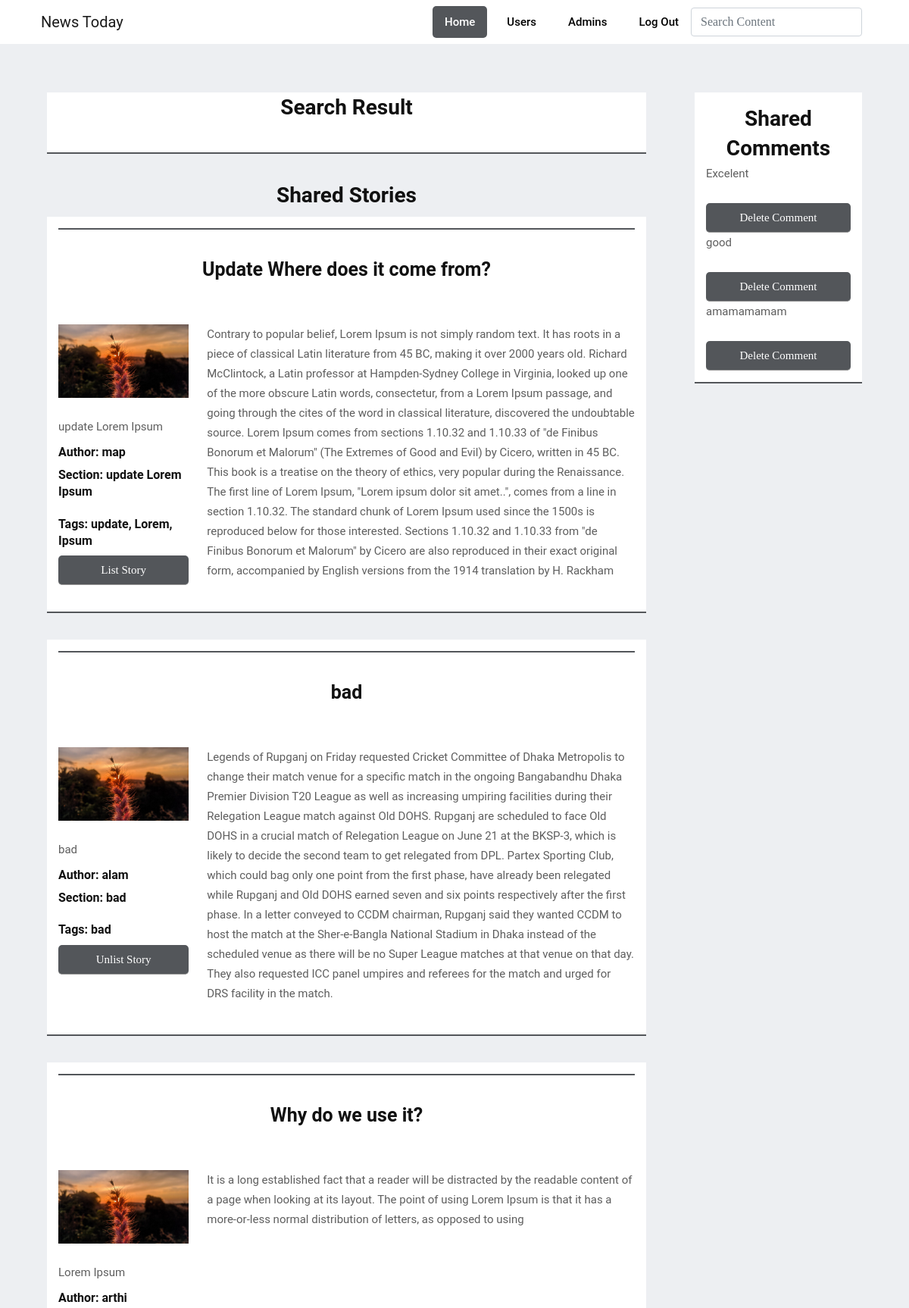
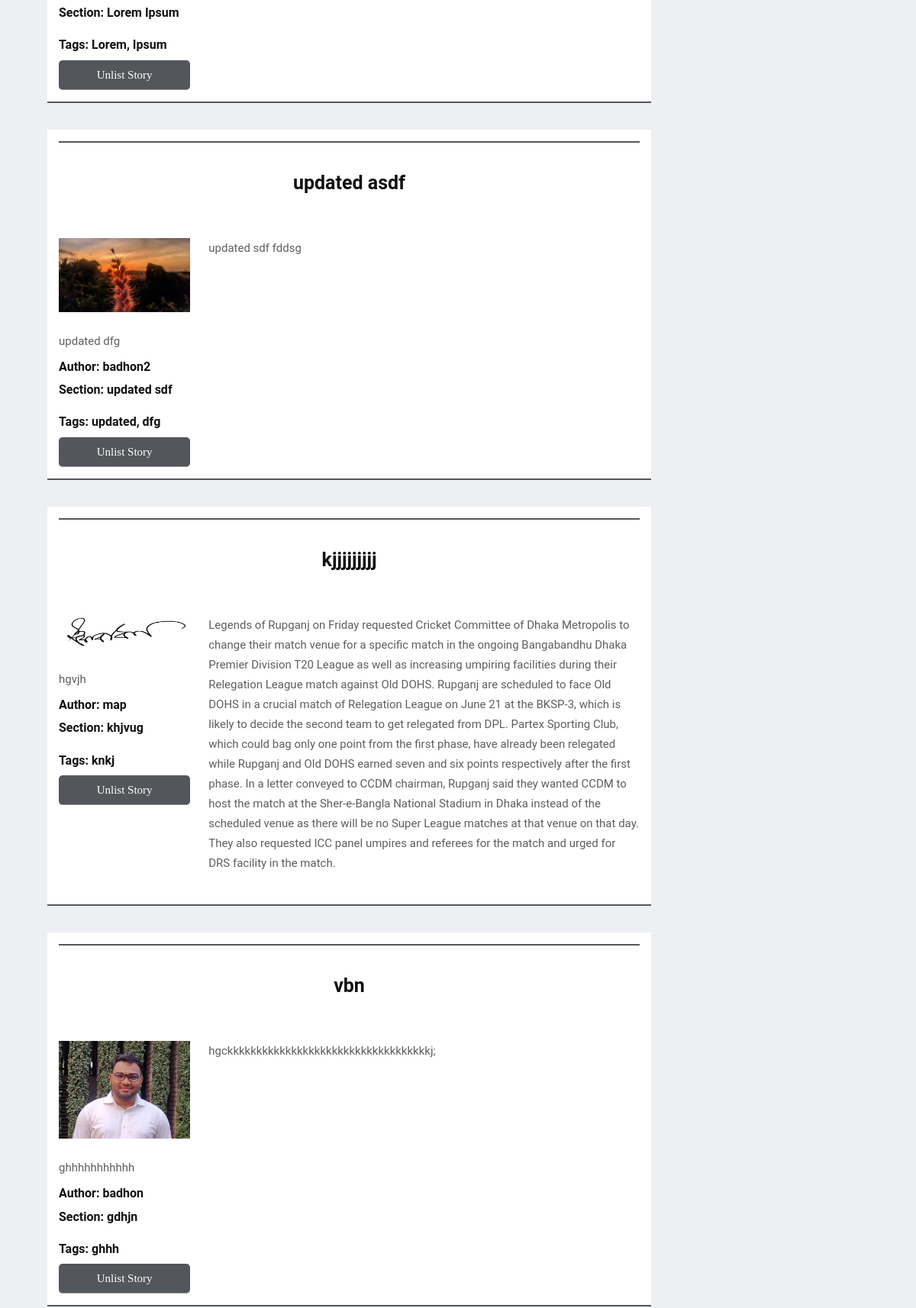
Page /admin/dashboard.php (signed in, upper part) on the committed database (2 pictures, top to bottom).
### tables this page shows
CREATE TABLE `posts` (
  `p_id` int(11) NOT NULL,
  `p_title` text NOT NULL,
  `p_image` text NOT NULL,
  `p_caption` text NOT NULL,
  `p_tag` text NOT NULL,
  `p_author` int(11) NOT NULL,
  `p_body` longtext NOT NULL,
  `p_section` text NOT NULL,
  `p_status` int(11) NOT NULL
);

CREATE TABLE `users` (
  `u_id` int(11) NOT NULL,
  `u_name` varchar(20) NOT NULL,
  `u_image` varchar(255) NOT NULL,
  `u_email` varchar(255) NOT NULL,
  `u_password` varchar(255) NOT NULL,
  `u_phone` int(11) NOT NULL,
  `u_dob` date NOT NULL,
  `u_gender` varchar(10) NOT NULL,
  `u_status` int(11) NOT NULL
);

CREATE TABLE `comment` (
  `cmnt_id` int(11) NOT NULL,
  `cmnt_author` int(11) NOT NULL,
  `cmnt_desc` text NOT NULL,
  `cmnt_post` int(11) NOT NULL
);

### admin/dashboard.php (the view, shortened to what this page needs)
<?php
    include "inc/connection.php";
?>
<!DOCTYPE html>
<html lang="en">
    <link href="https://cdn.jsdelivr.net/npm/bootstrap@5.0.1/dist/css/bootstrap.min.css" rel="stylesheet">
    <link href="css/font-awesome.min.css" rel="stylesheet">
    <link href="../css/style.css" rel="stylesheet">
</head>
<body>
    <header>
        <div class="container-fluid">
            <div class="row">
                <div class="col-md-12">
                    <nav class="navbar navbar-expand-lg navbar-light">
                        <div class="container">
                            <a class="navbar-brand" href="#">News Today</a>
                            <div class="collapse navbar-collapse" id="navbarSupportedContent">
                                <ul class="navbar-nav ms-auto mb-2 mb-lg-0">
                                    <li class="nav-item">
                                        <a class="nav-link active" href="dashboard.php">Home</a>
                                    </li>
                                    <li class="nav-item">
                                        <a class="nav-link" href="users.php">Users</a>
                                    </li>
                                    <li class="nav-item">
                                        <a class="nav-link" href="admins.php">Admins</a>
                                    </li>
                                    <li class="nav-item">
                                        <a class="nav-link" href="admin_logout.php">Log Out</a>
                                    </li>
                                </ul>
                                <form class="d-flex">
                                    <input class="form-control me-2" type="text" placeholder="Search Content" aria-label="Search" id="search">
                                </form>
                            </div>
                        </div>
                    </nav>
                </div>
            </div>
        </div>
    </header>
    <section class="section lb">
        <div class="container">
            <div class="row">
                <div class="col-lg-9 col-md-9 col-sm-12 col-xs-12">
                    <div class="page-wrapper">
                        <div class="sarea">
                            <h3>Search Result</h3>
                        </div>
                        <h3>Shared Stories</h3>
                        <div class="blog-custom-build">
                        <?php
                            $query6 = "SELECT * FROM posts ORDER BY p_id DESC";
                            $all_posts = mysqli_query($db,$query6);
                            while ($row = mysqli_fetch_assoc($all_posts)) {
                                $p_title        = $row['p_title'];
                                $p_image        = $row['p_image'];
                                $p_caption      = $row['p_caption'];
                                $p_author       = $row['p_author'];
                                $p_body         = $row['p_body'];
                                $p_section      = $row['p_section'];
                                $p_tag          = $row['p_tag'];
                                $p_status       = $row['p_status'];
                            ?>
                            <div class="story-area">
                                <div class="title">
                                    <h4><?php echo $p_title;?></h4>
                                </div>
                                <div class="row">
                                    <div class="col-lg-3 col-md-3 col-sm-5 col-xs-5">
                                        <div class="story-img">
                                            <img src="../<?php echo $p_image;?>" alt="" class="img-fluid">
                                        </div>
                                        <div class="story-cap">
                                            <p><?php echo $p_caption;?></p>
                                        </div>
                                            <div class="story-info">
                                            <div class="story-author">
                                                <?php
                                                    $query = "SELECT * FROM users WHERE u_id='".$p_author."'";
                                                    $user = mysqli_query($db,$query);
                                                    while ($row = mysqli_fetch_assoc($user)) {
                                                        $p_name = $row['u_name'];
                                                    }
                                                ?>
                                                <h6>Author: <?php echo $p_name;?></h6>
                                            </div>
                                            <div class="story-section">
                                                <h6>Section: <?php echo $p_section;?></h6>
                                            </div>
                                            <div class="story-tag">
                                                <h6>Tags: <?php echo $p_tag;?></h6>
                                            </div>
                                        <div> <?php
                                        if ($p_status != 0) { ?>
                                            <form action="admin_config.php" method="post">
                                                <input type="submit" class="Link" name="story-unlist" value="Unlist Story">
                                            </form> <?php }
                                            else { ?>
                                                <form action="admin_config.php" method="post">
                                                <input type="submit" class="Link" name="story-list" value="List Story">
                                            </form>
                                           <?php } ?>
                                        </div>
                                    </div>
                                    </div>
                                    <div class="col-lg-9 col-md-9 col-sm-7 col-xs-7">
                                        <div class="">
                                            <p><?php echo $p_body;?></p>
                                        </div>
                                    </div>
                                </div>
                            </div>
                            <?php
                            }?>
                        </div>
                    </div>
                </div>
                <div class="col-lg-3 col-md-3 col-sm-12 col-xs-12">
                    <div class="page-wrapper">
                        <div class="area">
                            <h3>Shared Comments</h3>
                            <?php
                            $query = "SELECT * FROM comment ORDER BY cmnt_id DESC";
                            $cmnt = mysqli_query($db,$query);
                            while ($row = mysqli_fetch_assoc($cmnt)) {
                                $cmnt_desc = $row["cmnt_desc"];
                                ?>
                                <div class="cmnt-desc">
                                    <p><?php echo $cmnt_desc; ?></p>
                                    <div>
                                        <form action="admin_config.php" method="post">
                                            <input type="submit" class="Link" name="del-cmnt" value="Delete Comment">
                                        </form>
                                    </div>
                                </div>
                            <?php } ?>
                        </div>
                    </div>
                </div>
            </div>
        </div>
    </section>
</body>
</html>

### css/style.css (style rules this page uses)
body { font-size: 15px; line-height: 26px; background-color: #ffffff; font-family: 'Roboto', serif; }
h1, h2, h3, h4, h5, h6 { font-weight: 700; line-height: 1.4; color: #111111; }
.link, input { padding: 4px 15px; cursor: pointer; border-radius: 5px; background: #53565A; color: #fff; }
body, p { color: #5e5e5e; }
p { margin-bottom: 26px; font-size: 15px; line-height: 26px; }
a { text-decoration: none !important; }
section { background-color: #edeff2; }
.navbar-inverse .navbar-nav .nav-link, .navbar-nav .nav-link { font-size: 15px; font-weight: 500; line-height: 1; padding: 0.9rem 0 0.8rem; text-transform: capitalize; color: #121212; }
.navbar-nav { margin: 0; }
.navbar-light .navbar-nav .nav-link.active, .navbar-light .navbar-nav .show>.nav-link { background: #53565A; color: #fff; border-radius: 5px; }
.navbar-light .navbar-nav .nav-link { color: #000; font-weight: 500; }
.navbar-expand-lg .navbar-nav .nav-link { padding-right: 1rem; padding-left: 1rem; margin-left: 10px; }
input { width: 100%; display: block; border: none; border-bottom: 1px solid #999; padding: 6px 30px; font-family: Poppins; box-sizing: border-box; }
.section { padding: 4rem 0; }
.section.lb { background-color: #edeff2; }
.story-area, .login-area, .share-sidebar, .area { margin-bottom: 35px; padding: 15px; background: #fff; border-bottom: 2px solid #53565A; }
.sarea { display: grid; margin: 0 auto 35px; background: #fff; border-bottom: 2px solid #53565A; }
.area h3, .sarea h3, .story-area h2 { margin: 0 auto; text-align: center; }
.title { border-top: 2px solid #53565A; margin: 0 auto; padding: 25px 0; }
.title h4 { margin: 10px auto 30px; text-align: center; font-size: 25px; }
.page-wrapper, .share-sidebar, .sidebar { padding: 0 20px; }
.page-wrapper h3, .share-sidebar h3, .sidebar h3 { text-align: center; }
.story-img { margin-bottom: 15px; }
.story-cap p { margin: 25px 0 10px; }
.story-tag { margin: 20px 0 5px; }

### rows in the picture
posts: p_title "Update Where does it come from?", p_image (picture), p_caption "update Lorem Ipsum", users.u_name "map", p_section "update Lorem Ipsum", p_tag "update, Lorem, Ipsum", p_body "Contrary to popular belief, Lorem Ipsum is not simply random text. It has roots in a piece of classical Latin literature from 45 BC, making it over 2000 years old. Richard McClintock, a Latin professor at Hampden-Sydney College in Virginia, looked up one of the more obscure Latin words, consectetur, from a Lorem Ipsum passage, and going through the cites of the word in classical literature, discovered the undoubtable source. Lorem Ipsum comes from sections 1.10.32 and 1.10.33 of \"de Finibus Bonorum et Malorum\" (The Extremes of Good and Evil) by Cicero, written in 45 BC. This book is a treatise on the theory of ethics, very popular during the Renaissance. The first line of Lorem Ipsum,…"
posts: p_title "bad", p_image (picture), p_caption "bad", users.u_name "alam", p_section "bad", p_tag "bad", p_body "Legends of Rupganj on Friday requested Cricket Committee of Dhaka Metropolis to change their match venue for a specific match in the ongoing Bangabandhu Dhaka Premier Division T20 League as well as increasing umpiring facilities during their Relegation League match against Old DOHS. Rupganj are scheduled to face Old DOHS in a crucial match of Relegation League on June 21 at the BKSP-3, which is likely to decide the second team to get relegated from DPL. Partex Sporting Club, which could bag only one point from the first phase, have already been relegated while Rupganj and Old DOHS earned seven and six points respectively after the first phase. In a letter conveyed to CCDM chairman, Rupganj…"
posts: p_title "Why do we use it?", p_image (picture), p_caption "Lorem Ipsum", users.u_name "arthi", p_section "Lorem Ipsum", p_tag "Lorem, Ipsum", p_body "It is a long established fact that a reader will be distracted by the readable content of a page when looking at its layout. The point of using Lorem Ipsum is that it has a more-or-less normal distribution of letters, as opposed to using"
posts: p_title "updated asdf", p_image (picture), p_caption "updated dfg", users.u_name "badhon2", p_section "updated sdf", p_tag "updated, dfg", p_body "updated sdf fddsg"
posts: p_title "kjjjjjjjjj", p_image (picture), p_caption "hgvjh", users.u_name "map", p_section "khjvug", p_tag "knkj", p_body "Legends of Rupganj on Friday requested Cricket Committee of Dhaka Metropolis to change their match venue for a specific match in the ongoing Bangabandhu Dhaka Premier Division T20 League as well as increasing umpiring facilities during their Relegation League match against Old DOHS. Rupganj are scheduled to face Old DOHS in a crucial match of Relegation League on June 21 at the BKSP-3, which is likely to decide the second team to get relegated from DPL. Partex Sporting Club, which could bag only one point from the first phase, have already been relegated while Rupganj and Old DOHS earned seven and six points respectively after the first phase. In a letter conveyed to CCDM chairman, Rupganj…"
posts: p_title "vbn", p_image (picture), p_caption "ghhhhhhhhhhh", users.u_name "badhon", p_section "gdhjn", p_tag "ghhh", p_body "hgckkkkkkkkkkkkkkkkkkkkkkkkkkkkkkkkkkkj;"
comment: cmnt_desc "Excelent"
comment: cmnt_desc "good"
comment: cmnt_desc "amamamamam"
